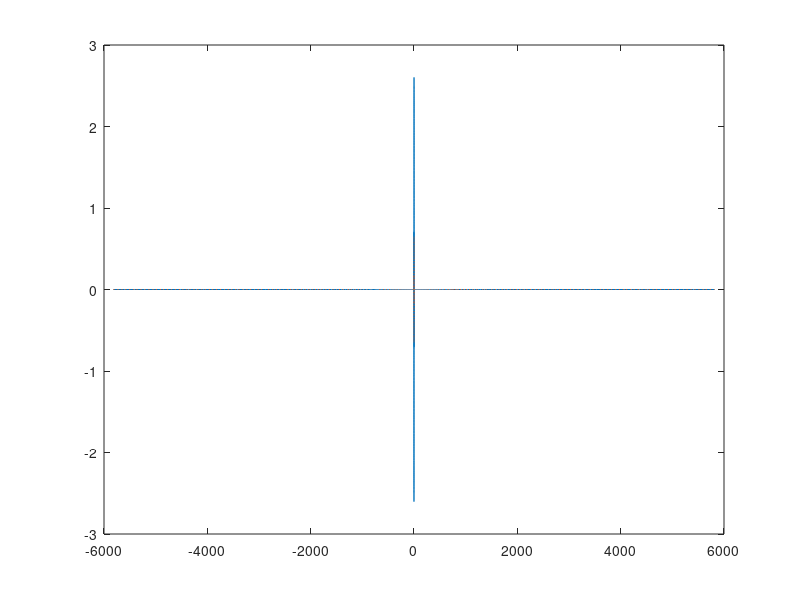

This chart was generated by the following MATLAB code:
%% Test against Imre's exact solution in 1D, 
%% Generating non-equidistant grid   
clear;close all;fprintf('\n')
D=1; %How many different timestep we want 
%%%%%%%  Generating Grid
dxZero = double( 0.01 ); % 0.015 
gamma = double( 1e-11 ); % 3e-6
Nx_Coord_Pos = int32( 1000 ); % 500
x_Coord_Pos = zeros( Nx_Coord_Pos, 1, 'double' );
 x_Coord_Pos(1) = dxZero; 
	for i=2:1:Nx_Coord_Pos
	x_Coord_Pos(i) = x_Coord_Pos(i-1) + exp( gamma*( double(i)-1 )^4 )*dxZero; %^4
	end % for i=1:1:Nx	
 	xCoord = vertcat([-flip(x_Coord_Pos); 0], x_Coord_Pos); 
 	Nx_Coord = numel( xCoord ); 
 	N = int32( Nx_Coord-1 );
 	dx = zeros( N, 1, 'double' ); 
Cent = zeros( N, 1, 'double' ); %cell centers
R = zeros( N-1, 1, 'double' );
C = zeros( N, 1, 'double' );
		for i=1:1:N
			dx(i) = abs( xCoord(i+1)-xCoord(i) ); %lenght of cells
            C(i)=dx(i);
            Cent(i) = xCoord(i)+ dx(i)/2;
       	end % for i=1:1:Nx
        for i=1:1:N-1
	        R(i) = abs( Cent(i+1)-Cent(i) ); %distance of cell-centers
 		end % for i=1:1:Nx
%%%%%%%%%%%%%%%%%%%%%%%%%%%%%%%%%%%%%
ti=0.5; tf=1; TIME=tf-ti; %Diffusion coefficient, lenght of the space and time interval, x parameter
M1=zeros(N,N); M1(1,1)=-1/R(1)/C(1);M1(1,2)=1/R(1)/C(1);M1(N,N)=-1/R(N-1)/C(N);M1(N,N-1)=1/R(N-1)/C(N);
for i=2:N-1 
    M1(i,i-1)=1/R(i-1)/C(i); M1(i,i)=-1*(1/R(i)+1/R(i-1))/C(i); M1(i,i+1)=1/R(i)/C(i);
end
%%%%%%%%%%%%
EG = eig(M1);Emax=0; E0=-1; Emin=-2; %%Eigenvalues
for i=1:N if EG(i)<Emax Emax=EG(i); end
    if EG(i)>E0 
       E0=EG(i); end 
end
for i=1:N if EG(i)>Emin
      if EG(i)<E0 
           Emin=EG(i); end 
    end
end
hMAX= -2/Emax  %% max timestep for Expl Euler
StiffRatio=Emax/Emin
%%%%%%%%%%%%%%%%%%%%%%%%%%%%%
u0=zeros(N,1); uex=zeros(N,1); %%initial values and exact solution
for i=1:N 
 u0(i)=Cent(i)/ti^(5/2)*exp(-Cent(i)^2/4/D/ti)*(1-Cent(i)^2/6/D/ti); 
 uex(i)=Cent(i)/tf^(5/2)*exp(-Cent(i)^2/4/D/tf)*(1-Cent(i)^2/6/D/tf);  %%Initial and exact final results
end
plot(Cent,u0,Cent,uex,':')